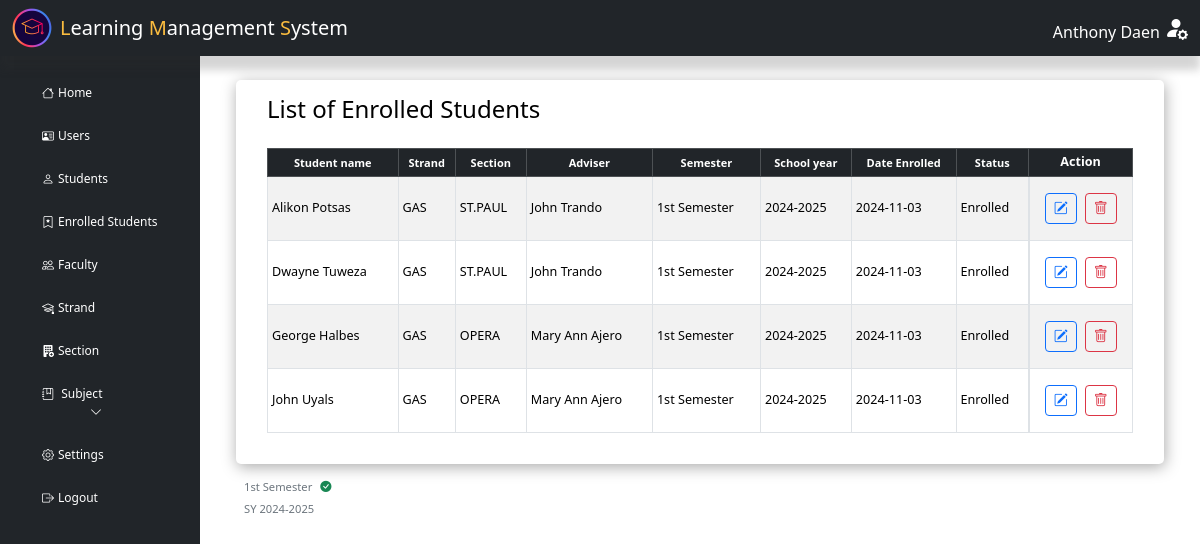
/admin/index.php?page=enrolled (signed in), run on an earlier commit of the app's database.
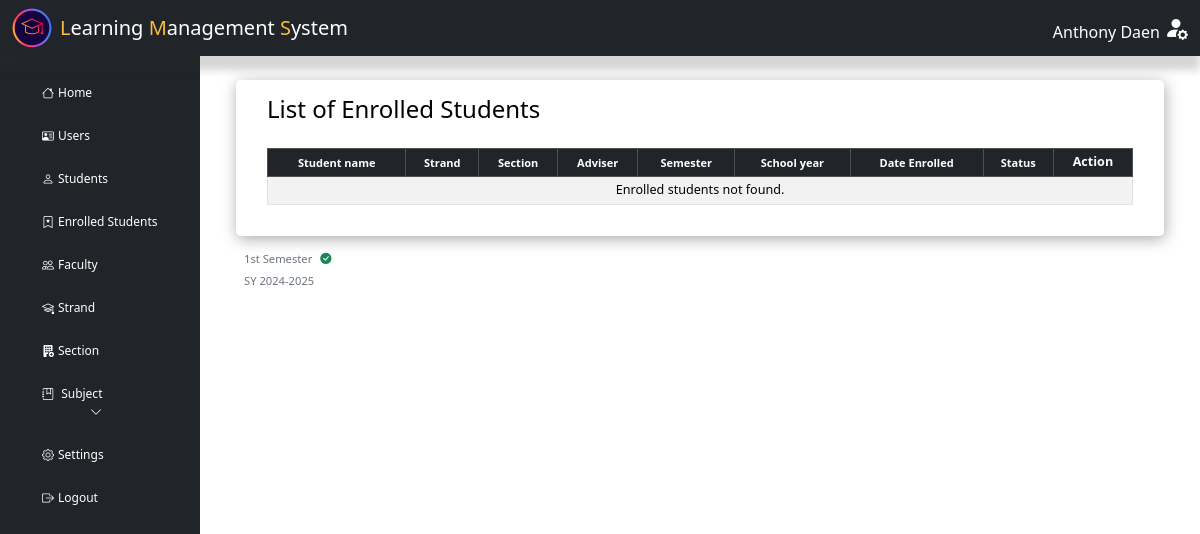
And on a later commit of the database.
### tables this page shows
CREATE TABLE `enroll` (
  `stu_lrn` varchar(12) NOT NULL COMMENT 'STUDENT LRN',
  `section_code` varchar(50) NOT NULL COMMENT 'SECTION NAME',
  `semester` varchar(50) NOT NULL COMMENT 'set semester',
  `school_year` varchar(30) NOT NULL COMMENT 'set school year',
  `date_enroll` date DEFAULT NULL,
  `enroll_status` varchar(30) NOT NULL,
  `current_school` varchar(70) NOT NULL,
  `school_id` mediumint(8) UNSIGNED DEFAULT NULL,
  `school_address` varchar(100) NOT NULL,
  `school_type` varchar(30) NOT NULL,
  `requirements_submit` varchar(100) DEFAULT NULL
);

CREATE TABLE `strand` (
  `strand_code` varchar(50) NOT NULL,
  `strand_name` varchar(30) DEFAULT NULL,
  `strand_desc` varchar(100) DEFAULT NULL
);

CREATE TABLE `section` (
  `section_code` varchar(50) NOT NULL,
  `strand_code` varchar(50) DEFAULT NULL,
  `grade_lvl` varchar(30) NOT NULL,
  `section_name` varchar(20) DEFAULT NULL,
  `teacher_id` varchar(50) DEFAULT NULL,
  `date_created` date NOT NULL
);

### admin/includes/forms/enrollmentform.php (the view, shortened to what the changed rows need)
<?php
$mySQLFunction->connection();
$activeSchoolYears = $mySQLFunction->checkSyStatus('sy');
$activeSem = $mySQLFunction->checkSemStatus('semester');
?>

### includes/dbh-inc.php (called while the page is built)
<?php
include "function.php";
$mySQLFunction = new myDataBase("localhost", "root", "", "lms_db");

### includes/function.php (called while the page is built, shortened)
<?php
class myDataBase
{
    private $hostname;
    private $username;
    private $password;
    private $database;
    public $con;
    public function __construct($hostname, $username, $password, $database)
    {
        $this->hostname = $hostname;
        $this->username = $username;
        $this->password = $password;
        $this->database = $database;
    }
    public function connection()
    {
        try {
            if (!$this->con) {
                $this->con = mysqli_connect($this->hostname, $this->username, $this->password, $this->database);
                if ($this->con) {
                    return true;
                } else {
                    return false;
                }
            } else {
                return true;
            }
        } catch (mysqli_sql_exception $e) {
            echo $e;
        }
    }
    public function disconnect()
    {
        if ($this->con) {
            if (mysqli_close($this->con)) {
                $this->con = false;
                return true;
            } else {
                return false;
            }
        } else {
            return true;
        }
    }
    public function checkSyStatus($table)
    {
        $sql = "SELECT `school_year`
                FROM `$table`
                WHERE `status` = 'Active'";
        $result = $this->con->query($sql);
        if ($result->num_rows > 0) {
            $activeSchoolYear = [];
            while ($row = $result->fetch_assoc()) {
                $activeSchoolYear[] = $row['school_year'];
            }
            return $activeSchoolYear;
        } else {
            return [];
        }
    }
    public function checkSemStatus($table)
    {
        $semesters = [];
        $sql = "SELECT `semester_name`
                FROM `$table`
                WHERE `status` = 'Active'";
        $result = $this->con->query($sql);
        if ($result && $result->num_rows > 0) {
            while ($row = $result->fetch_assoc()) {
                $semesters[] = $row['semester_name'];
            }
            return $semesters;
        } else {
            return [];
        }
    }
    public function getEnroll($row = null, $value = null)
    {
        $activeSemesters = $this->checkSemStatus('semester');
        $activeSemesterCondition = "enroll.semester IN ('" . implode("','", $activeSemesters) . "')";
        if ($row != null && $value != null) {
            $sql = "SELECT
                `enroll`.`stu_lrn`,
                CONCAT(`student`.`stu_fname`, ' ', `student`.`stu_lname`) AS student,
                `enroll`.`section_code`,
                `section`.`section_code`,
                `section`.`strand_code`,
                `strand`.`strand_name`,  -- Fetching the strand_name from the strand table
                `section`.`section_name`,
                `section`.`grade_lvl`,
                `section`.`teacher_id`,
                CONCAT(`teacher`.`teacher_fname`, ' ', `teacher`.`teacher_lname`) AS adviser,
                `enroll`.`semester` AS enroll_semester,
                `enroll`.`school_year` AS sy,
                `enroll`.`date_enroll`,
                `enroll`.`enroll_status`,
                `enroll`.`current_school`,
                `enroll`.`school_id`,
                `enroll`.`school_address`,
                `enroll`.`school_type`
            FROM `enroll`
            INNER JOIN `student` ON `enroll`.`stu_lrn` = `student`.`stu_lrn`
            INNER JOIN `section` ON `enroll`.`section_code` = `section`.`section_code`
            INNER JOIN `strand` ON `section`.`strand_code` = `strand`.`strand_code`  -- Joining the strand table
            INNER JOIN `teacher` ON `section`.`teacher_id` = `teacher`.`teacher_id` -- Joining the teacher table
            WHERE `enroll`.`$row` = '$value' AND $activeSemesterCondition";
            $stored = ($this->con->query($sql))->fetch_assoc();
            return $stored;
        } else {
            $sql = "SELECT
                `enroll`.`stu_lrn`,
                CONCAT(`student`.`stu_fname`, ' ', `student`.`stu_lname`) AS student,
                `section`.`strand_code`,
                `strand`.`strand_name`,  -- Fetching the strand_name from the strand table
                `section`.`section_name`,
                `section`.`grade_lvl`,
                `section`.`teacher_id`,
                CONCAT(`teacher`.`teacher_fname`, ' ', `teacher`.`teacher_lname`) AS adviser,
                `enroll`.`semester` AS enroll_semester,
                `enroll`.`school_year` AS sy,
                `enroll`.`date_enroll`,
                `enroll`.`enroll_status`,
                `enroll`.`current_school`,
                `enroll`.`school_id`,
                `enroll`.`school_address`,
                `enroll`.`school_type`
            FROM `enroll`
            INNER JOIN `student` ON `enroll`.`stu_lrn` = `student`.`stu_lrn`
            INNER JOIN `section` ON `enroll`.`section_code` = `section`.`section_code`
            INNER JOIN `strand` ON `section`.`strand_code` = `strand`.`strand_code`  -- Joining the strand table
            INNER JOIN `teacher` ON `section`.`teacher_id` = `teacher`.`teacher_id` -- Joining the teacher table
            WHERE $activeSemesterCondition -- Add semester condition
            ORDER BY `student`.`stu_fname`";
            $stored = ($this->con->query($sql))->fetch_all(MYSQLI_ASSOC);
            return $stored;
        }
    }
}

### admin/includes/forms/enrollmentform.php (the view, shortened to what the changed rows need)
<?php
$mySQLFunction->connection();
$activeSchoolYears = $mySQLFunction->checkSyStatus('sy');
$activeSem = $mySQLFunction->checkSemStatus('semester');
?>

### admin/enrolled.php (shortened to what the changed rows need)
<?php
include "../includes/dbh-inc.php";
?>
<?php
include "../admin/includes/Forms/enrollmentform.php";
?>
<main class="col-md-9 ms-sm-auto col-lg-10 px-md-4">
    <div class="container">
        <div class="row">
            <div class="col-12">
                <div class="data-table">
                    <div class="table-responsive small ms-3 me-3">
                        <table id="example" class="table table-bordered table-striped table-sm align-middle">
                            <thead class="table-dark text-light">
                                <tr>
                                    <th scope="col" class="small text-center">Student name</th>
                                    <th scope="col" class="small text-center">Strand</th>
                                    <th scope="col" class="small text-center">Section</th>
                                    <th scope="col" class="small text-center">Adviser</th>
                                    <th scope="col" class="small text-center">Semester</th>
                                    <th scope="col" class="small text-center">School year</th>
                                    <th scope="col" class="small text-center">Date Enrolled</th>
                                    <th scope="col" class="small text-center">Status</th>
                                    <th scope="col" class="text-center">Action</th>
                                </tr>
                            </thead>
                            <tbody>
                                <?php
                                $mySQLFunction->connection();
                                $result = $mySQLFunction->getEnroll();
                                if (!empty($result)) {
                                    foreach ($result as $row) {
                                        echo '<tr>';
                                        echo '<td>' . ucwords(strtolower($row["student"])) . '</td>';
                                        echo '<td>' . $row["strand_name"] . '</td>';
                                        echo '<td>' . $row["section_name"] . '</td>';
                                        echo '<td>' . ucwords(strtolower($row["adviser"])) . '</td>';
                                        echo '<td>' . $row["enroll_semester"] . '</td>';
                                        echo '<td>' . $row["sy"] . '</td>';
                                        echo '<td>' . $row["date_enroll"] . '</td>';
                                        echo '<td>' . ucwords(strtolower($row["enroll_status"])) . '</td>';
                                        echo '
                                        <td class="d-flex justify-content-center pt-2 pb-3 ">
                                            <button class="btn btn-sm btn-outline-primary me-2 mt-2" data-bs-toggle="modal" data-bs-target="#edit_enrolled' . urlencode($row['stu_lrn']) . '">
                                                <i class="bi bi-pencil-square "></i>
                                            </button>
                                            <button class="btn btn-sm btn-outline-danger mt-2" data-bs-toggle="modal" data-bs-target="#del_enrolled' . urlencode($row['stu_lrn']) . '">
                                                <i class="bi bi-trash"></i>
                                            </button>
                                        </td>
                                            ';
                                        echo '</tr>';
                                    }
                                } else {
                                    echo '<tr>
                                <td colspan="10" class="text-center ">Enrolled students not found.<br>
                                </td>
                              </tr>';
                                }
                                echo '</tbody>';
                                echo '</table>';
                                ?>
                    </div>
                </div>
            </div>
        </div>
        <div class="ms-2">
            <?php
            if (!empty($activeSchoolYears && !empty($activeSem))) {
                foreach ($activeSchoolYears as $index => $schoolYear) {
                    echo '<div class="me-3  text-sm date-display">' . htmlspecialchars($activeSem[$index]) . '<i class="bi bi-check-circle-fill text-success ms-2"></i> </div>';
                    echo '<span class="date-display  text-sm">SY ' . htmlspecialchars($schoolYear) . '</span>';;
                }
            } else {
                echo '<div class="alert alert-warning  text-sm">No school year and semester found.</div>';
            }
            ?>
        </div>
    </div>
</main>

What changed in the data, as far as the page shows it:
removed enroll: student "Alikon Potsas", strand.strand_name "GAS", section_code.section_name "ST.PAUL", adviser "John Trando", semester "1st Semester", school_year "2024-2025", date_enroll "2024-11-03", enroll_status "Enrolled"
removed enroll: student "Dwayne Tuweza", strand.strand_name "GAS", section_code.section_name "ST.PAUL", adviser "John Trando", semester "1st Semester", school_year "2024-2025", date_enroll "2024-11-03", enroll_status "Enrolled"
removed enroll: student "George Halbes", strand.strand_name "GAS", section_code.section_name "OPERA", adviser "Mary Ann Ajero", semester "1st Semester", school_year "2024-2025", date_enroll "2024-11-03", enroll_status "Enrolled"
removed enroll: student "John Uyals", strand.strand_name "GAS", section_code.section_name "OPERA", adviser "Mary Ann Ajero", semester "1st Semester", school_year "2024-2025", date_enroll "2024-11-03", enroll_status "Enrolled"
Also different on the page:
text now shown: "Enrolled students not found."
